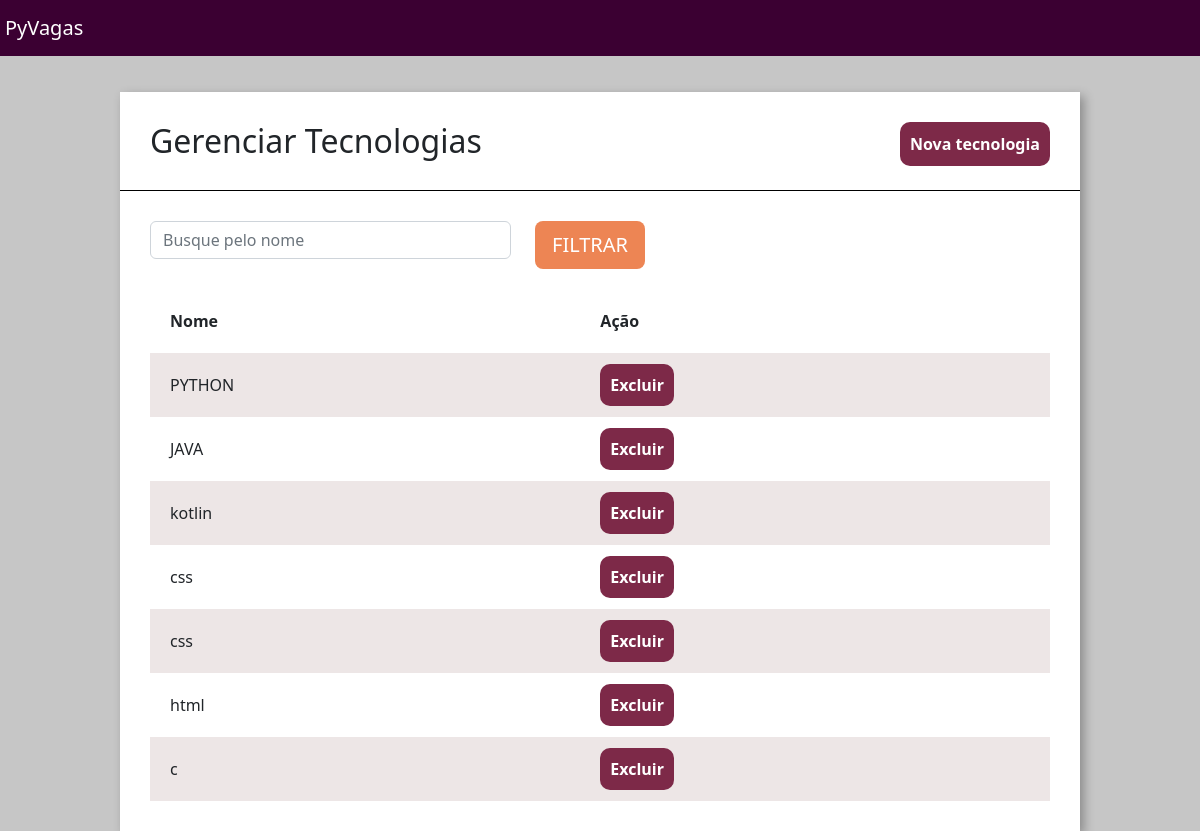
/home/tecnologias/, run on an earlier commit of the app's database.
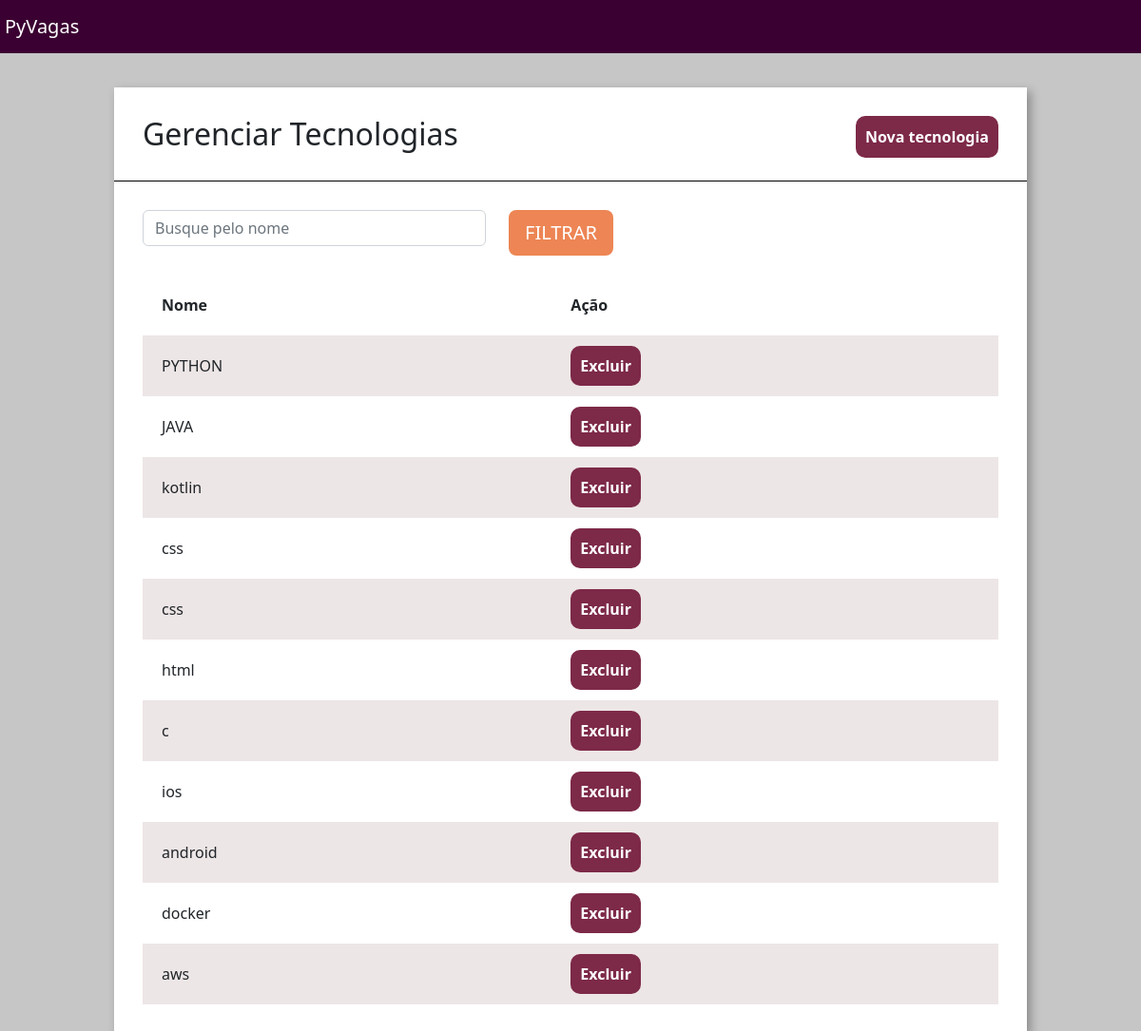
And on a later commit of the database.
### empresa/models.py (models this page shows, shortened)
class Tecnologias(models.Model):
    tecnologia = models.CharField(max_length=30)

### empresa/views.py (the view)
# urls.py: path('tecnologias/', views.tecnologias, name='tecnologias'),
def tecnologias(request):
    tecnologias = Tecnologias.objects.all()
    return render(request, 'tecnologias.html', {'tecnologias': tecnologias,})

### empresa/templatetags/filtro.py (called while the page is built)
@register.filter(name='is_par')
def is_par(valor):
    return True if valor % 2 == 0 else False

### empresa/templates/tecnologias.html (shortened to what this page needs)
{% extends 'base.html' %}
{% load static %}
{% load filtro %}
{% block 'head' %}
    <link href="{% static 'empresa/css/tecnologias.css' %}" rel="stylesheet">
{% endblock %}
{% block 'body' %}
    <div class="wrapper">
        <div class="box">
            <div class="header-box">
                <h2 class="titulo">Gerenciar Tecnologias</h2>
                <a href="#" class="btn-nova-empresa" data-bs-toggle="modal" data-bs-target="#myModal">Nova tecnologia</a>
            </div>
            <div class="borda-box"></div>
            <div class="body-box">
                <form action="{% url 'tecnologias' %}" method="GET"> {% csrf_token %}
                <div class="row">
                        <div class="col-md-5">
                            <input type="text" placeholder="Busque pelo nome" class="form-control" name="nome">
                        </div>
                    <div class="col-md-3">
                        <input type="submit" value="FILTRAR" class="btn btn-lg btn-orange">
                    </div>
                </div>
                </form>
                <table class="tabela" cellpadding="20">
                    <tr>
                        <th>Nome</th>
                        <th>Ação</th>
                    </tr>
                    {% for tech in tecnologias%}
                    <tr {% if not forloop.counter|is_par %} class="tabela-linha" {% endif %}>
                        <td> {{tech.tecnologia}} </td>
                        <td>
                            <a href="{% url 'excluir_empresa' tech.id %}" class="btn-excluir">Excluir</a>
                        </td>
                    </tr>
                {% endfor %}
                </table>
            </div>
        </div>
    </div>
{% endblock%}

### gestor_de_vagas/templates/base.html (shortened to what this page needs)
{% load static %}
<!doctype html>
<html lang="pt-BR">
  <head>
    <link href="{% static 'base/css/base.css' %}" rel="stylesheet">
    <link href="https://cdn.jsdelivr.net/npm/bootstrap@5.2.2/dist/css/bootstrap.min.css" rel="stylesheet">
    {% block 'head' %} {% endblock%}
  </head>
  <body>
    <nav class="navbar navbar-expand-lg navbar-dark bg-nav">
        <a class="navbar-brand" href="{% url 'empresas' %}">PyVagas</a>
    </nav>
    {% block 'body' %}{% endblock%}
  </body>
</html>

### gestor_de_vagas/templates/static/base/css/base.css (style rules this page uses)
body { background-color: #C6C6C6 !important; }
.bg-nav { background-color: #3B0032 !important; padding: 10px; }
.navbar-brand { padding: 5px; }

### gestor_de_vagas/templates/static/empresa/css/tecnologias.css (style rules this page uses)
.wrapper { margin-top: 3%; display: flex; flex-direction: row; justify-content: center; align-items: center; }
.box { width: 80vw; background: #fff; box-shadow: 4px 4px 10px rgba(0,0,0,.3); }
.titulo { display: inline; }
.btn-nova-empresa { float: right; text-decoration: none; color: white; background-color: #7D2948; padding: 10px; border-radius: 10px; font-weight: bold; margin-left: 10px; }
.header-box { padding: 30px; }
.borda-box { border-top: 1px solid black; }
.body-box { padding: 30px; }
.btn-orange { background-color: #ED8554; color: white; }
.tabela { width: 100%; margin-top: 20px; }
.tabela-linha { background-color: #EDE6E6; }
.btn-excluir { text-decoration: none; color: white; background-color: #7D2948; padding: 10px; border-radius: 10px; font-weight: bold; }

What changed in the data, as far as the page shows it:
added Tecnologias: tecnologia "ios"
added Tecnologias: tecnologia "android"
added Tecnologias: tecnologia "docker"
added Tecnologias: tecnologia "aws"
